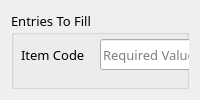
       <widget class="QWidget" name="InventoryData_Window">
        <attribute name="title">
         <string>Inventory</string>
        </attribute>
        <layout class="QVBoxLayout" name="verticalLayout">
         <item>
          <widget class="QGroupBox" name="groupBox">
           <property name="sizePolicy">
            <sizepolicy hsizetype="Preferred" vsizetype="Preferred">
             <horstretch>0</horstretch>
             <verstretch>0</verstretch>
            </sizepolicy>
           </property>
           <property name="font">
            <font>
             <family>Roboto Mono</family>
             <pointsize>10</pointsize>
            </font>
           </property>
           <property name="title">
            <string>Entries To Fill</string>
           </property>
           <property name="checkable">
            <bool>false</bool>
           </property>
           <widget class="QWidget" name="layoutWidget">
            <property name="geometry">
             <rect>
              <x>10</x>
              <y>28</y>
              <width>751</width>
              <height>31</height>
             </rect>
            </property>
            <layout class="QHBoxLayout" name="horizontalLayout_3">
             <property name="spacing">
              <number>15</number>
             </property>
             <item>
              <widget class="QLabel" name="label">
               <property name="sizePolicy">
                <sizepolicy hsizetype="Fixed" vsizetype="Preferred">
                 <horstretch>0</horstretch>
                 <verstretch>0</verstretch>
                </sizepolicy>
               </property>
               <property name="font">
                <font>
                 <family>Roboto Mono</family>
                 <pointsize>10</pointsize>
                </font>
               </property>
               <property name="text">
                <string>Item Code</string>
               </property>
              </widget>
             </item>
             <item>
              <widget class="QLineEdit" name="InvEntry_IC">
               <property name="sizePolicy">
                <sizepolicy hsizetype="Preferred" vsizetype="Ignored">
                 <horstretch>0</horstretch>
                 <verstretch>0</verstretch>
                </sizepolicy>
               </property>
               <property name="font">
                <font>
                 <family>Roboto Mono</family>
                 <pointsize>10</pointsize>
                </font>
               </property>
               <property name="placeholderText">
                <string>Required Value To Fill...</string>
               </property>
               <property name="clearButtonEnabled">
                <bool>true</bool>
               </property>
              </widget>
             </item>
             <item>
              <widget class="QLabel" name="label_2">
               <property name="sizePolicy">
                <sizepolicy hsizetype="Fixed" vsizetype="Preferred">
                 <horstretch>0</horstretch>
                 <verstretch>0</verstretch>
                </sizepolicy>
               </property>
               <property name="font">
                <font>
                 <family>Roboto Mono</family>
                 <pointsize>10</pointsize>
                </font>
               </property>
               <property name="text">
                <string>Supplier Code</string>
               </property>
              </widget>
             </item>
             <item>
              <widget class="QLineEdit" name="InvEntry_SC">
               <property name="sizePolicy">
                <sizepolicy hsizetype="Preferred" vsizetype="Ignored">
                 <horstretch>0</horstretch>
                 <verstretch>0</verstretch>
                </sizepolicy>
               </property>
               <property name="font">
                <font>
                 <family>Roboto Mono</family>
                 <pointsize>10</pointsize>
                </font>
               </property>
               <property name="placeholderText">
                <string>Required Value To Fill...</string>
               </property>
               <property name="clearButtonEnabled">
                <bool>true</bool>
               </property>
              </widget>
             </item>
            </layout>
           </widget>
           <widget class="QWidget" name="layoutWidget">
            <property name="geometry">
             <rect>
              <x>10</x>
              <y>80</y>
              <width>751</width>
              <height>31</height>
             </rect>
            </property>
            <layout class="QHBoxLayout" name="horizontalLayout_4">
             <property name="spacing">
              <number>15</number>
             </property>
             <property name="sizeConstraint">
              <enum>QLayout::SetMaximumSize</enum>
             </property>
             <item>
              <widget class="QLabel" name="label_3">
               <property name="sizePolicy">
                <sizepolicy hsizetype="Fixed" vsizetype="Preferred">
                 <horstretch>0</horstretch>
                 <verstretch>0</verstretch>
                </sizepolicy>
               </property>
               <property name="font">
                <font>
                 <family>Roboto Mono</family>
                 <pointsize>10</pointsize>
                </font>
               </property>
               <property name="text">
                <string>Item Name</string>
               </property>
              </widget>
             </item>
             <item>
              <widget class="QLineEdit" name="InvEntry_IN">
               <property name="sizePolicy">
                <sizepolicy hsizetype="Preferred" vsizetype="Ignored">
                 <horstretch>0</horstretch>
                 <verstretch>0</verstretch>
                </sizepolicy>
               </property>
               <property name="font">
                <font>
                 <family>Roboto Mono</family>
                 <pointsize>10</pointsize>
                </font>
               </property>
               <property name="placeholderText">
                <string>Required Value To Fill...</string>
               </property>
               <property name="clearButtonEnabled">
                <bool>true</bool>
               </property>
              </widget>
             </item>
             <item>
              <widget class="QLabel" name="label_6">
               <property name="sizePolicy">
                <sizepolicy hsizetype="Fixed" vsizetype="Preferred">
                 <horstretch>0</horstretch>
                 <verstretch>0</verstretch>
                </sizepolicy>
               </property>
               <property name="font">
                <font>
                 <family>Roboto Mono</family>
                 <pointsize>10</pointsize>
                </font>
               </property>
               <property name="text">
                <string>Type</string>
               </property>
              </widget>
             </item>
             <item>
              <widget class="QLineEdit" name="InvEntry_IT">
               <property name="sizePolicy">
                <sizepolicy hsizetype="Preferred" vsizetype="Ignored">
                 <horstretch>0</horstretch>
                 <verstretch>0</verstretch>
                </sizepolicy>
               </property>
               <property name="font">
                <font>
                 <family>Roboto Mono</family>
                 <pointsize>10</pointsize>
                </font>
               </property>
               <property name="placeholderText">
                <string>Required Value To Fill...</string>
               </property>
               <property name="clearButtonEnabled">
                <bool>true</bool>
               </property>
              </widget>
             </item>
            </layout>
           </widget>
           <widget class="QWidget" name="layoutWidget">
            <property name="geometry">
             <rect>
              <x>10</x>
              <y>130</y>
              <width>751</width>
              <height>31</height>
             </rect>
            </property>
            <layout class="QHBoxLayout" name="horizontalLayout_5">
             <item>
              <widget class="QLabel" name="label_4">
               <property name="sizePolicy">
                <sizepolicy hsizetype="Fixed" vsizetype="Preferred">
                 <horstretch>0</horstretch>
                 <verstretch>0</verstretch>
                </sizepolicy>
               </property>
               <property name="font">
                <font>
                 <family>Roboto Mono</family>
                 <pointsize>10</pointsize>
                </font>
               </property>
               <property name="text">
                <string>Quantity</string>
               </property>
              </widget>
             </item>
             <item>
              <widget class="QSpinBox" name="InvEntry_Q">
               <property name="sizePolicy">
                <sizepolicy hsizetype="Preferred" vsizetype="Ignored">
                 <horstretch>0</horstretch>
                 <verstretch>0</verstretch>
                </sizepolicy>
               </property>
               <property name="font">
                <font>
                 <family>Roboto Mono</family>
                 <pointsize>10</pointsize>
                </font>
               </property>
               <property name="wrapping">
                <bool>true</bool>
               </property>
               <property name="alignment">
                <set>Qt::AlignLeading|Qt::AlignLeft|Qt::AlignVCenter</set>
               </property>
               <property name="buttonSymbols">
                <enum>QAbstractSpinBox::UpDownArrows</enum>
               </property>
               <property name="showGroupSeparator" stdset="0">
                <bool>false</bool>
               </property>
               <property name="maximum">
                <number>1000</number>
               </property>
              </widget>
             </item>
             <item>
              <widget class="QLabel" name="label_5">
               <property name="sizePolicy">
                <sizepolicy hsizetype="Fixed" vsizetype="Preferred">
                 <horstretch>0</horstretch>
                 <verstretch>0</verstretch>
                </sizepolicy>
               </property>
               <property name="font">
                <font>
                 <family>Roboto Mono</family>
                 <pointsize>10</pointsize>
                </font>
               </property>
               <property name="text">
                <string>Cost</string>
               </property>
              </widget>
             </item>
             <item>
              <widget class="QDoubleSpinBox" name="InvEntry_C">
               <property name="sizePolicy">
                <sizepolicy hsizetype="Preferred" vsizetype="Ignored">
                 <horstretch>0</horstretch>
                 <verstretch>0</verstretch>
                </sizepolicy>
               </property>
               <property name="font">
                <font>
                 <family>Roboto Mono</family>
                 <pointsize>10</pointsize>
                </font>
               </property>
               <property name="prefix">
                <string>₱ </string>
               </property>
               <property name="maximum">
                <double>10000.000000000000000</double>
               </property>
              </widget>
             </item>
             <item>
              <widget class="QLabel" name="label_7">
               <property name="sizePolicy">
                <sizepolicy hsizetype="Fixed" vsizetype="Preferred">
                 <horstretch>0</horstretch>
                 <verstretch>0</verstretch>
                </sizepolicy>
               </property>
               <property name="font">
                <font>
                 <family>Roboto Mono</family>
                 <pointsize>10</pointsize>
                </font>
               </property>
               <property name="text">
                <string>Expiry Date</string>
               </property>
              </widget>
             </item>
             <item>
              <widget class="QDateTimeEdit" name="InvEntry_DE">
               <property name="sizePolicy">
                <sizepolicy hsizetype="Preferred" vsizetype="Ignored">
                 <horstretch>0</horstretch>
                 <verstretch>0</verstretch>
                </sizepolicy>
               </property>
               <property name="font">
                <font>
                 <family>Roboto Mono</family>
                 <pointsize>10</pointsize>
                </font>
               </property>
               <property name="calendarPopup">
                <bool>true</bool>
               </property>
              </widget>
             </item>
            </layout>
           </widget>
           <widget class="QGroupBox" name="groupBox_3">
            <property name="geometry">
             <rect>
              <x>10</x>
              <y>180</y>
              <width>751</width>
              <height>61</height>
             </rect>
            </property>
            <property name="title">
             <string>Pre-requisites For Modifying / Adding Data</string>
            </property>
            <widget class="QLabel" name="label_13">
             <property name="geometry">
              <rect>
               <x>10</x>
               <y>30</y>
               <width>381</width>
               <height>16</height>
              </rect>
             </property>
             <property name="text">
              <string>- All Fields is Required To Have a Value.</string>
             </property>
            </widget>
           </widget>
          </widget>
         </item>
        </layout>
       </widget>
